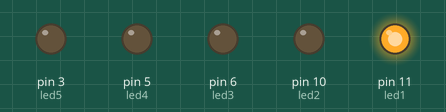
A sketch run on a simulated Arduino Uno, built with avr-gcc and run on an emulated ATmega328P. Parts: output pins drawn as LEDs (lit = HIGH).

Above: at 0.05 s.
At 0.75 s:
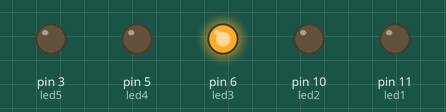
At 1.45 s:
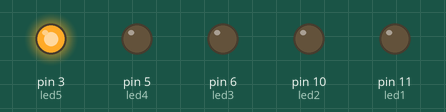
At 2.15 s:
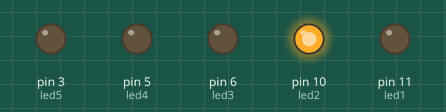
At 2.85 s:
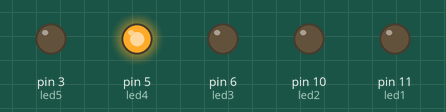
Timing chart, 0 to 3.1 s (numbered marks = the images above):
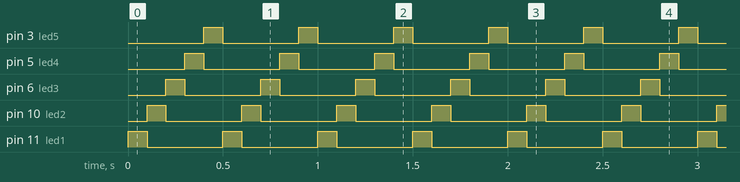

The sketch:

SuperBlinkPabloMario2.ino
```cpp
int led1 = 11;
int led2 = 10;
int led3 = 6;
int led4 = 5;
int led5 = 3;


void setup() {
  pinMode(led1, OUTPUT);
  pinMode(led2, OUTPUT);
  pinMode(led3, OUTPUT);
  pinMode(led4, OUTPUT);
  pinMode(led5, OUTPUT);
}
void loop() {
  digitalWrite(led1, HIGH);
   delay(100);
  digitalWrite(led1, LOW);
  digitalWrite(led2, HIGH);
  delay(100);
  digitalWrite(led2, LOW);
  digitalWrite(led3, HIGH);
  delay(100);
  digitalWrite(led3, LOW);
  digitalWrite(led4, HIGH);
  delay(100);
  digitalWrite(led4, LOW);
  digitalWrite(led5, HIGH);
  delay(100);
  digitalWrite(led5, LOW);


}
```

Measured:
- by itself, pin 3 (led5), pin 5 (led4), pin 6 (led3), pin 10 (led2), pin 11 (led1): alternates HIGH for 0.10 s and LOW for 0.40 s
